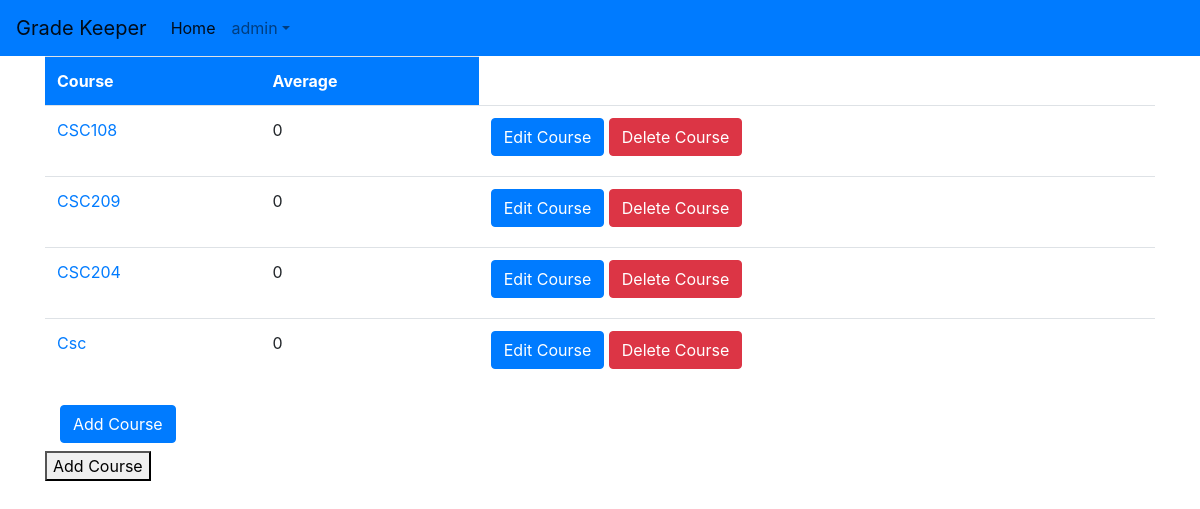
/courses/ (signed in), run on an earlier commit of the app's database.
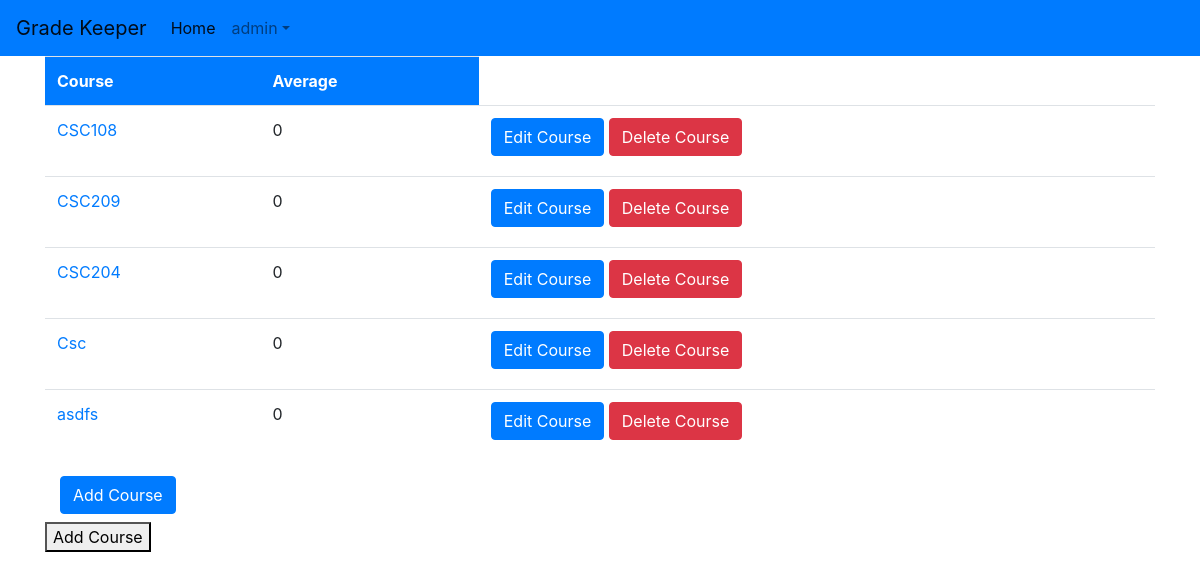
And on a later commit of the database.
### courses/models.py (models this page shows, shortened)
class Course(models.Model):
    course_code = models.CharField(max_length=10)
    course_name = models.CharField(max_length=100)
    starter = models.ForeignKey(User, related_name='created_by',on_delete = models.SET('deleted'),blank=True)

### courses/views.py (the view)
# urls.py: path('courses/', views.CourseView.as_view() , name='course_list'),
class CourseView(ListView):
    model = Course
    template_name = 'course_list'
    def get_queryset(self):
        user = self.request.user
        queryset =  user.created_by.all()
        return queryset

### templates/courses/course_list.html
{% extends 'base.html' %}
{% block content %}
<div class='container'>
  <div class="table-responsive">
    <table class="table" id="course_table">
          <tr class="table_header bg-primary text-white">
            <th>Course</th>
            <th>Average</th>
          </tr>
          {% for course in course_list %}
          <tr class ='table_rows'>
            <td> <a href="{% url 'coursework_list' course.pk %}">{{ course.course_code }}</a></td>
            <td>0</td>
            <td>
              <a href="{% url 'edit_course_form' course.pk%}"><button type="submit" class="btn btn-primary mb-2 edit_button">Edit Course </button></a>
              <a href="{% url 'delete_course_form' course.pk%}"><button type="submit" class="btn btn-danger mb-2 delete_button">Delete Course</button></a>
            </td>
          </tr>
          {% endfor %}
    </table>
  </div>
</div>
<div class="container">
      <div class = "col-sm-4"><a href="{% url 'course_form' %}"><button type="submit" required="required" class="btn btn-primary mb-2">Add Course</button></a></div>
      <button class ='edit_button' id='this1' onclick="myFunction()">Add Course</button>
</div>
{% endblock %}

What changed in the data, as far as the page shows it:
added Course: course_code "asdfs"
